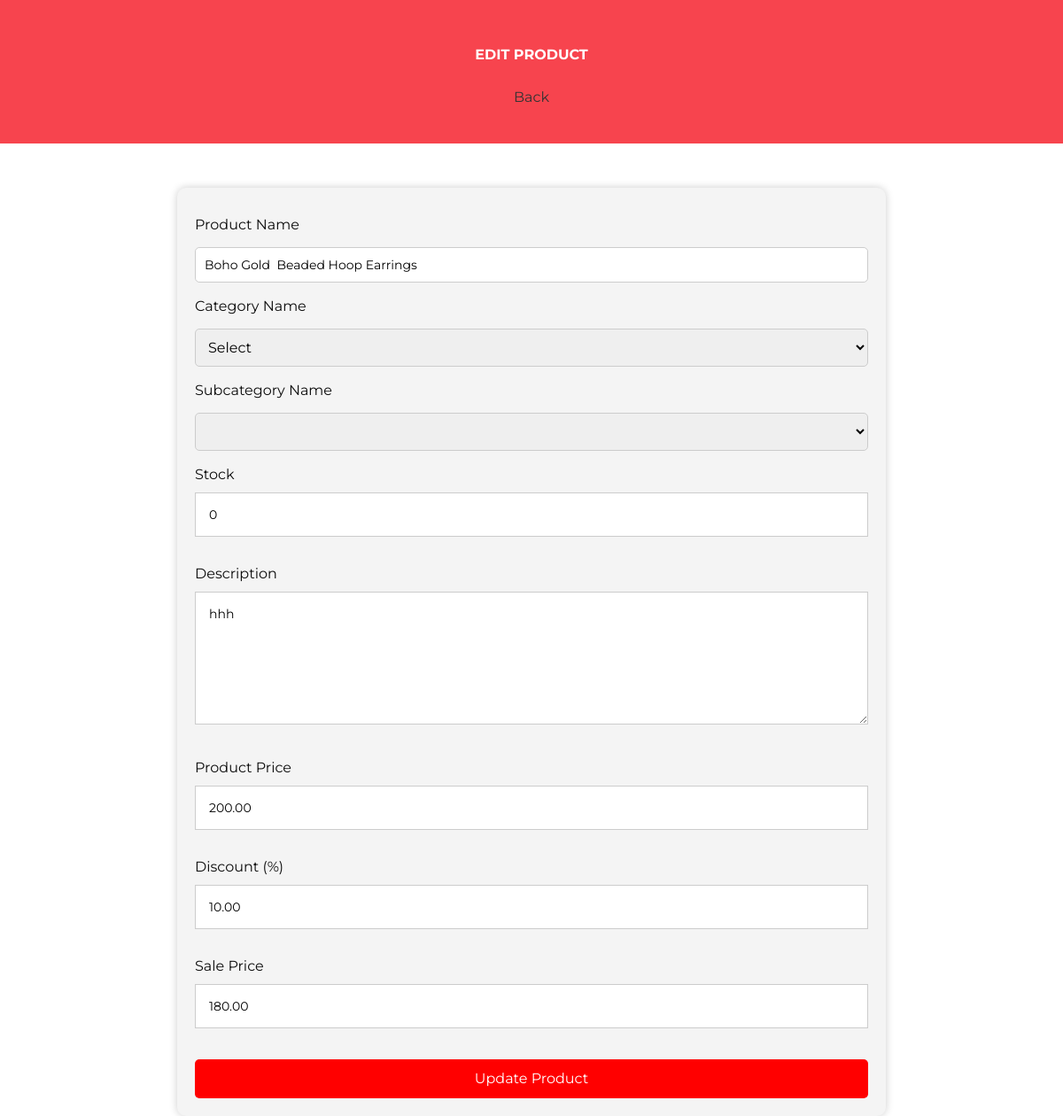
Screenshot of /edit_product/6/ (signed in) with the database file from the repository.
### firstapp/models.py (models this page shows, shortened)
class Product1(models.Model):
    product_name = models.CharField(max_length=255)
    category = models.ForeignKey(Category1, on_delete=models.CASCADE)  # Use ForeignKey to relate to Category
    subcategory = models.ForeignKey(Subcategory1, on_delete=models.CASCADE)  # Use ForeignKey to relate to Subcategory
    stock = models.PositiveIntegerField(default=1, null=True)
    description = models.TextField()
    price = models.DecimalField(max_digits=10, decimal_places=2)
    discount = models.DecimalField(max_digits=5, decimal_places=2, default=0.0)
    sale_price = models.DecimalField(max_digits=10, decimal_places=2, editable=False)
    product_image = models.ImageField(upload_to='product_images/')
    STATUS_CHOICES = [
        ('In Stock', 'In Stock'),
        ('Out of Stock', 'Out of Stock'),
    ]
    status = models.CharField(max_length=20, choices=STATUS_CHOICES, default='In Stock')

### firstapp/views.py (the view, shortened to what this page needs)
# urls.py: path('edit_product/<int:id>/', views.edit_product, name='edit_product'),
@login_required
def edit_product(request, id):
    product = get_object_or_404(Product1, pk=id)
    return render(request, 'editproduct.html', {'product': product})

### templates/editproduct.html (shortened to what this page needs)
{% load static %}
<!DOCTYPE html>
<html lang="en">
<head>
    <link rel="stylesheet" type="text/css" href="{% static 'css/bootstrap.css' %}" />
    <link href="{% static 'css/font-awesome.min.css' %}" rel="stylesheet" />
    <link rel="stylesheet" type="text css" href="https://code.jquery.com/ui/1.12.1/themes/base/jquery-ui.css">
    <link href="{% static 'css/style.css' %}" rel="stylesheet" />
    <link href="{% static 'css/responsive.css' %}" rel="stylesheet">
    <link rel="stylesheet" href="https://cdnjs.cloudflare.com/ajax/libs/font-awesome/6.2.0/css/all.min.css">
</head>
    <body class="sub_page">
            <section class="inner_page_head">
                <div class="container_fuild">
                    <div class="row">
                        <div class="col-md-12">
                            <div class="full">
                                <h class="left-corner-heading"><strong>EDIT PRODUCT</strong></h2>
                            </div>
                        </div>
                    </div>
                </div>
                <div >
                    <a href="{% url 'adminpanel' %}" class="back-button">
                         Back
                    </a>
                </div>
            </section>
    <div class="container">
        <form method="post" enctype="multipart/form-data">
            <label for="product-name">Product Name</label>
            <input type="text" name="product-name" value="{{ product.product_name }}" required>
            <label for="category-name">Category Name</label>
            <select name="category-name" id="category-name" required onchange="updateSubcategoryOptions()">
                <option value="">Select</option>
            </select>
            <label for="subcategory-name">Subcategory Name</label>
            <select name="subcategory-name" id="subcategory-name" required>
            </select>
            <label for="stock">Stock</label>
            <input type="number" name="stock" value="{{ product.stock }}" required>
            <label for="description">Description</label>
            <textarea name="description" required>{{ product.description }}</textarea>
            <label for="price">Product Price</label>
            <input type="number" name="price" value="{{ product.price }}" required>
            <label for="discount">Discount (%)</label>
            <input type="number" name="discount" value="{{ product.discount }}" oninput="calculateSalePrice()">
            <label for="sale-price">Sale Price</label>
            <input type="number" name="sale-price" value="{{ product.sale_price }}" readonly>
            <button type="submit">Update Product</button>
        </form>
    </div>
</body>
</html>

### static/css/style.css (style rules this page uses)
* { box-sizing: border-box; }
body { font-family: 'Montserrat', sans-serif; color: #0c0c0c; background-color: #ffffff; overflow-x: hidden; }
a, a:hover, a:focus { text-decoration: none; }
.inner_page_head { background: #f7444e; text-align: center; color: #fff; padding-top: 50px; padding-bottom: 40px; }
form input { background: #fff; border: solid #ccc 1px; padding: 15px 15px; width: 100%; font-size: 14px; margin-bottom: 20px; line-height: normal; }
form textarea { background: #fff; border: solid #ccc 1px; padding: 15px 15px; width: 100%; min-height: 150px; font-size: 14px; margin-bottom: 20px; line-height: normal; }

### static/css/responsive.css (style rules this page uses)
@media (min-width: 1200px) { .container { max-width: 1170px; } }

### templates/editproduct.html (style rules this page uses)
.back-button { text-decoration: none; color: #333; margin-left: 1200px; }
.container { max-width: 800px; margin-top: 50px; margin-left: 50 px; padding: 20px; background-color: #f4f4f4; border-radius: 10px; box-shadow: 0 0 10px rgba(0, 0, 0, 0.2); }
label { display: block; margin-top: 10px; }
input[type="text"], input[type="file"], select { width: 100%; padding: 10px; margin: 5px 0; border: 1px solid #ccc; border-radius: 5px; }
button[type="submit"] { display: block; width: 100%; padding: 10px; background-color: #ff0000; color: #fff; border: none; border-radius: 5px; cursor: pointer; margin-top: 15px; }

### rows the page displays
Product1: product-name "Boho Gold Beaded Hoop Earrings", stock "0", description "hhh", price "200.00", discount "10.00", sale-price "180.00"
